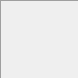
<?xml version="1.0" encoding="UTF-8"?>
<ui version="4.0">
 <class>CellAlignmentWidget</class>
 <widget class="QWidget" name="CellAlignmentWidget">
  <property name="geometry">
   <rect>
    <x>0</x>
    <y>0</y>
    <width>79</width>
    <height>79</height>
   </rect>
  </property>
  <property name="windowTitle">
   <string>Form</string>
  </property>
  <layout class="QVBoxLayout" name="verticalLayout">
   <property name="spacing">
    <number>0</number>
   </property>
   <property name="margin">
    <number>0</number>
   </property>
   <item>
    <widget class="QFrame" name="mainFrame">
     <property name="frameShape">
      <enum>QFrame::Panel</enum>
     </property>
     <property name="frameShadow">
      <enum>QFrame::Sunken</enum>
     </property>
     <layout class="QGridLayout" name="gridLayout">
      <property name="margin">
       <number>2</number>
      </property>
      <property name="spacing">
       <number>2</number>
      </property>
      <item row="0" column="0">
       <widget class="QPushButton" name="topLeftButton">
        <property name="maximumSize">
         <size>
          <width>23</width>
          <height>23</height>
         </size>
        </property>
        <property name="text">
         <string/>
        </property>
        <property name="icon">
         <iconset resource="../../Resources.qrc">
          <normaloff>:/images/CellTopLeft.png</normaloff>:/images/CellTopLeft.png</iconset>
        </property>
        <property name="iconSize">
         <size>
          <width>23</width>
          <height>23</height>
         </size>
        </property>
        <property name="flat">
         <bool>true</bool>
        </property>
       </widget>
      </item>
      <item row="3" column="0">
       <widget class="QPushButton" name="bottomLeftButton">
        <property name="maximumSize">
         <size>
          <width>23</width>
          <height>23</height>
         </size>
        </property>
        <property name="text">
         <string/>
        </property>
        <property name="icon">
         <iconset resource="../../Resources.qrc">
          <normaloff>:/images/CellBottomLeft.png</normaloff>:/images/CellBottomLeft.png</iconset>
        </property>
        <property name="iconSize">
         <size>
          <width>23</width>
          <height>23</height>
         </size>
        </property>
        <property name="flat">
         <bool>true</bool>
        </property>
       </widget>
      </item>
      <item row="1" column="0">
       <widget class="QPushButton" name="leftButton">
        <property name="maximumSize">
         <size>
          <width>23</width>
          <height>23</height>
         </size>
        </property>
        <property name="text">
         <string/>
        </property>
        <property name="icon">
         <iconset resource="../../Resources.qrc">
          <normaloff>:/images/CellLeft.png</normaloff>:/images/CellLeft.png</iconset>
        </property>
        <property name="iconSize">
         <size>
          <width>23</width>
          <height>23</height>
         </size>
        </property>
        <property name="flat">
         <bool>true</bool>
        </property>
       </widget>
      </item>
      <item row="0" column="1">
       <widget class="QPushButton" name="topButton">
        <property name="maximumSize">
         <size>
          <width>23</width>
          <height>23</height>
         </size>
        </property>
        <property name="text">
         <string/>
        </property>
        <property name="icon">
         <iconset resource="../../Resources.qrc">
          <normaloff>:/images/CellTop.png</normaloff>:/images/CellTop.png</iconset>
        </property>
        <property name="iconSize">
         <size>
          <width>23</width>
          <height>23</height>
         </size>
        </property>
        <property name="flat">
         <bool>true</bool>
        </property>
       </widget>
      </item>
      <item row="0" column="2">
       <widget class="QPushButton" name="topRightButton">
        <property name="maximumSize">
         <size>
          <width>23</width>
          <height>23</height>
         </size>
        </property>
        <property name="text">
         <string/>
        </property>
        <property name="icon">
         <iconset resource="../../Resources.qrc">
          <normaloff>:/images/CellTopRight.png</normaloff>:/images/CellTopRight.png</iconset>
        </property>
        <property name="iconSize">
         <size>
          <width>23</width>
          <height>23</height>
         </size>
        </property>
        <property name="flat">
         <bool>true</bool>
        </property>
       </widget>
      </item>
      <item row="1" column="2">
       <widget class="QPushButton" name="rightButton">
        <property name="maximumSize">
         <size>
          <width>23</width>
          <height>23</height>
         </size>
        </property>
        <property name="text">
         <string/>
        </property>
        <property name="icon">
         <iconset resource="../../Resources.qrc">
          <normaloff>:/images/CellRight.png</normaloff>:/images/CellRight.png</iconset>
        </property>
        <property name="iconSize">
         <size>
          <width>23</width>
          <height>23</height>
         </size>
        </property>
        <property name="flat">
         <bool>true</bool>
        </property>
       </widget>
      </item>
      <item row="1" column="1">
       <widget class="QPushButton" name="centerButton">
        <property name="maximumSize">
         <size>
          <width>23</width>
          <height>23</height>
         </size>
        </property>
        <property name="text">
         <string/>
        </property>
        <property name="icon">
         <iconset resource="../../Resources.qrc">
          <normaloff>:/images/CellCenter.png</normaloff>:/images/CellCenter.png</iconset>
        </property>
        <property name="iconSize">
         <size>
          <width>23</width>
          <height>23</height>
         </size>
        </property>
        <property name="flat">
         <bool>true</bool>
        </property>
       </widget>
      </item>
      <item row="3" column="1">
       <widget class="QPushButton" name="bottomButton">
        <property name="maximumSize">
         <size>
          <width>23</width>
          <height>23</height>
         </size>
        </property>
        <property name="text">
         <string/>
        </property>
        <property name="icon">
         <iconset resource="../../Resources.qrc">
          <normaloff>:/images/CellBottom.png</normaloff>:/images/CellBottom.png</iconset>
        </property>
        <property name="iconSize">
         <size>
          <width>23</width>
          <height>23</height>
         </size>
        </property>
        <property name="flat">
         <bool>true</bool>
        </property>
       </widget>
      </item>
      <item row="3" column="2">
       <widget class="QPushButton" name="bottomRightButton">
        <property name="maximumSize">
         <size>
          <width>23</width>
          <height>23</height>
         </size>
        </property>
        <property name="text">
         <string/>
        </property>
        <property name="icon">
         <iconset resource="../../Resources.qrc">
          <normaloff>:/images/CellBottomRight.png</normaloff>:/images/CellBottomRight.png</iconset>
        </property>
        <property name="iconSize">
         <size>
          <width>23</width>
          <height>23</height>
         </size>
        </property>
        <property name="flat">
         <bool>true</bool>
        </property>
       </widget>
      </item>
     </layout>
    </widget>
   </item>
  </layout>
 </widget>
 <resources>
  <include location="../../Resources.qrc"/>
 </resources>
 <connections/>
</ui>
